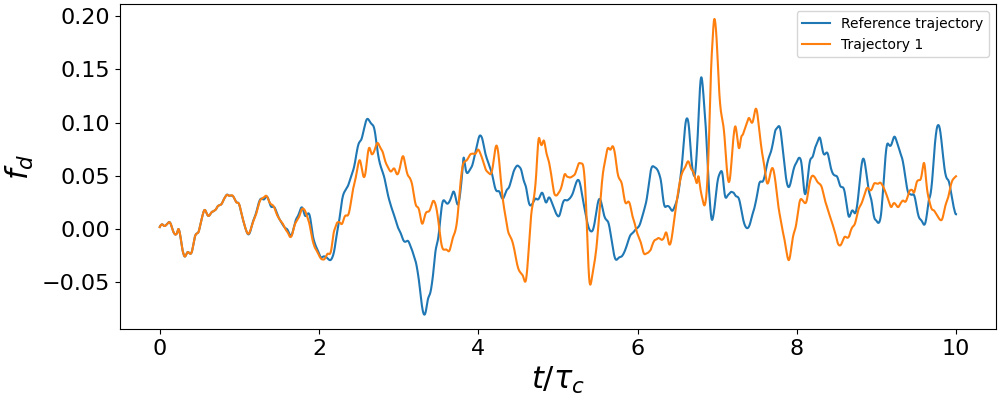

Write Python code to recreate this figure.
import os
import numpy as np
import matplotlib.pyplot as plt

tau_c = 1999
N = 2
labels = ["Trajectory {}".format(i) for i in range(N)]
labels[0] = "Reference trajectory"

fig, ax = plt.subplots(1, 1, figsize=(10, 4), constrained_layout=True)

for i in range(N):
    dirname = "simulation_{}".format(i)
    f = np.fromfile(os.path.join(dirname, "dragFile.dat"), float, -1, "")
    tspan = np.linspace(0, (len(f) - 1) / tau_c, len(f))
    plt.plot(tspan, f)

plt.legend(labels)

plt.xlabel(r"$t / \tau_c$", fontsize=22)
plt.ylabel("$f_d$", fontsize=22)
plt.xticks(fontsize=16)
plt.yticks(fontsize=16)
figname = os.path.splitext(__file__)[0] + ".png"
plt.savefig(figname)
plt.show()
